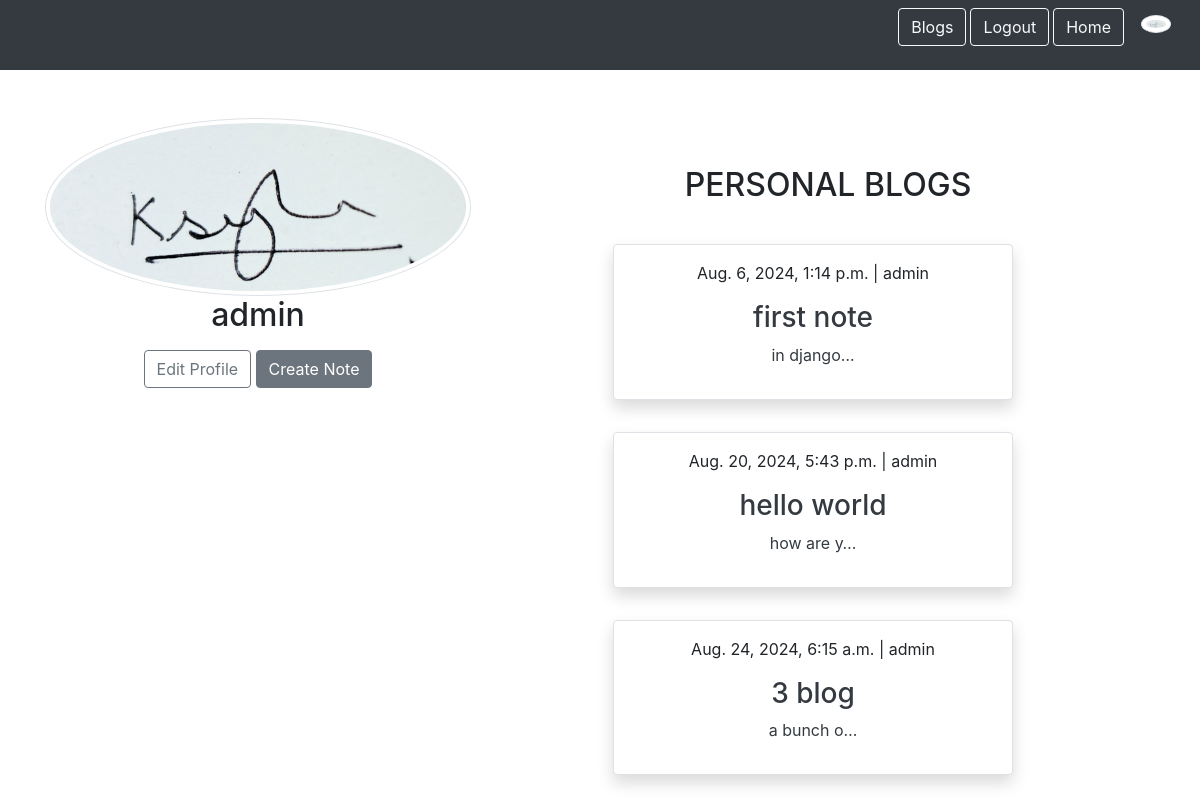
The app's page /profile (signed in) with its own data.
### Homepage/models.py (models this page shows, shortened)
class Profile(models.Model):
    user = models.OneToOneField(User, on_delete=models.CASCADE)
    Profile_img = models.ImageField(default = 'default.jpg',upload_to="profile_images")

### notes/models.py (models this page shows)
class Notes(models.Model):
    title = models.CharField(max_length=200)
    text = models.TextField()
    created = models.DateTimeField(auto_now_add=True)
    user = models.ForeignKey(User, on_delete=models.CASCADE,related_name='notes')

### Homepage/views.py (the view)
# urls.py: path('profile',views.ProfileView.as_view(),name='profile'),
class ProfileView(LoginRequiredMixin,ListView):
    model = Notes
    context_object_name = 'notes'
    template_name = 'profile.html'
    login_url = '/login'
    def get_queryset(self) :
        return self.request.user.notes.all()

### Homepage/templates/profile.html (shortened to what this page needs)
{% extends 'base.html' %}
{% block content %}
<div class="row">
    <div class="container  col" style="width: 20%; align-items: center;">
      <img class="rounded-circle  img-thumbnail img-responsive " src="{{ user.profile.Profile_img.url }}">
      <h2 class="account-heading " >{{ user.username }}</h2>
      <a href="{% url 'profile_edit' %}"><button class="btn btn-outline-secondary">Edit Profile</button></a>
      <a href="{% url 'notes_create' %}"><button class="btn btn-secondary">Create Note</button></a>
    </div>
    <div class="Container column" style="width: 60%;">
        <h2 class="my-5">PERSONAL BLOGS</h2>
        {% include 'notes_list_base.html' %}
    </div>
</div>
{% endblock %}

### static/templates/base.html (shortened to what this page needs)
{% load static %}
<html>
    <head>
        <link href="https://cdn.jsdelivr.net/npm/bootstrap@5.0.1/dist/css/bootstrap.min.css" rel="stylesheet">
        <link rel="stylesheet" href="https://maxcdn.bootstrapcdn.com/bootstrap/4.0.0/css/bootstrap.min.css">
      </head>
    <body>
      {% include 'navbar.html' %}
      <div class="my-5 text-center container">
        {% block content %}
        {% endblock %}
      </div>
    </body>
</html>

### static/templates/navbar.html (shortened to what this page needs)
<nav class="navbar navbar-expand-lg navbar-dark bg-dark" >
<div class=" ms-auto btn-group " >
    <a href="{% url 'notes_list' %}"><div class="btn btn-outline-light me-1">Blogs</div></a>
    {% if user.is_authenticated %}
    <form method="post" action="{% url 'logout' %}" >
        <input type="submit" value="Logout" class="btn btn-outline-light me-1">
    </form>
    {% else %}
    <a href="{% url 'login' %}"><div class="btn btn-outline-light me-1">Login</div></a>
    <a href="{% url 'signup' %}"><div class="btn btn-outline-light me-1">Signup</div></a>
    {% endif %}
    <a href="{% url 'home' %}"><div class="btn btn-outline-light me-1">Home</div></a>
    {% if user.is_authenticated %}
    <a href="{% url 'profile' %}" style="width: 3.5rem;"><div class="btn"><img src="{{ user.profile.Profile_img.url }}" class="rounded-circle  img-thumbnail "></div></a>
    {%endif%}
</div>
</nav>

### notes/templates/notes_list_base.html (shortened to what this page needs)
<div class="row row-cols3 g-2">
    {% for note in notes %}
    <div class="container row" >
        <div class="card p-3 mx-auto border shadow" style="width: 25rem; margin-bottom: 2rem; ">
            <p>{{note.created}} | {{note.user}}</p>
            <a href="{% url 'notes_detail' pk=note.id %}" class="text-dark text-decoration-none"><h3>{{ note.title }}</h3>
            <p>{{note.text|truncatechars:10}}</p></a>
        </div>
    </div>
    {% endfor %}
</div>

### records on screen
Notes: created "Aug. 6, 2024, 1:14 p.m.", user "admin", title "first note", text "in django…"
Notes: created "Aug. 20, 2024, 5:43 p.m.", user "admin", title "hello world", text "how are y…"
Notes: created "Aug. 24, 2024, 6:15 a.m.", user "admin", title "3 blog", text "a bunch o…"

### other values on screen
{{ user.username }} "admin"
